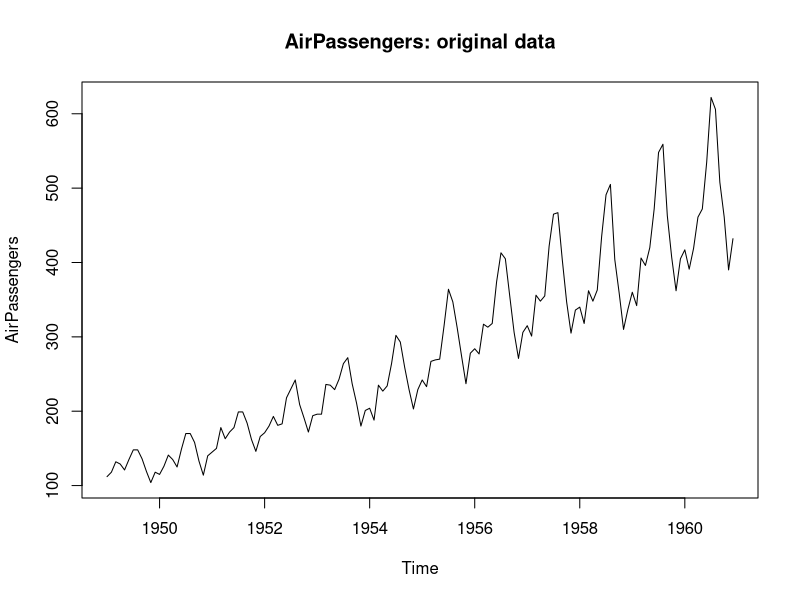
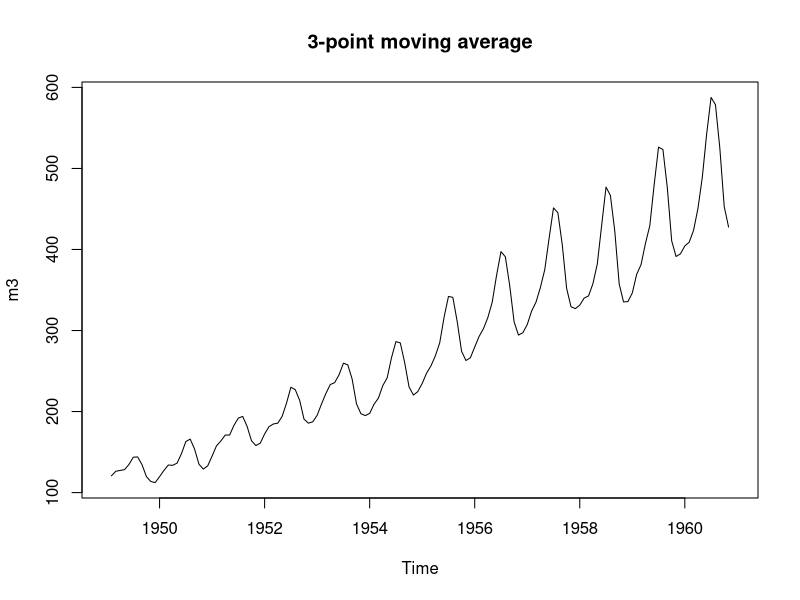
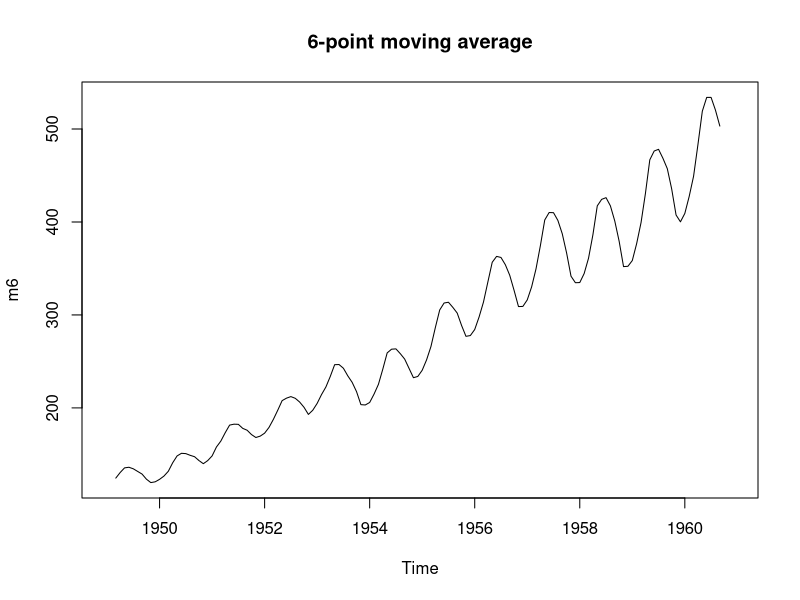
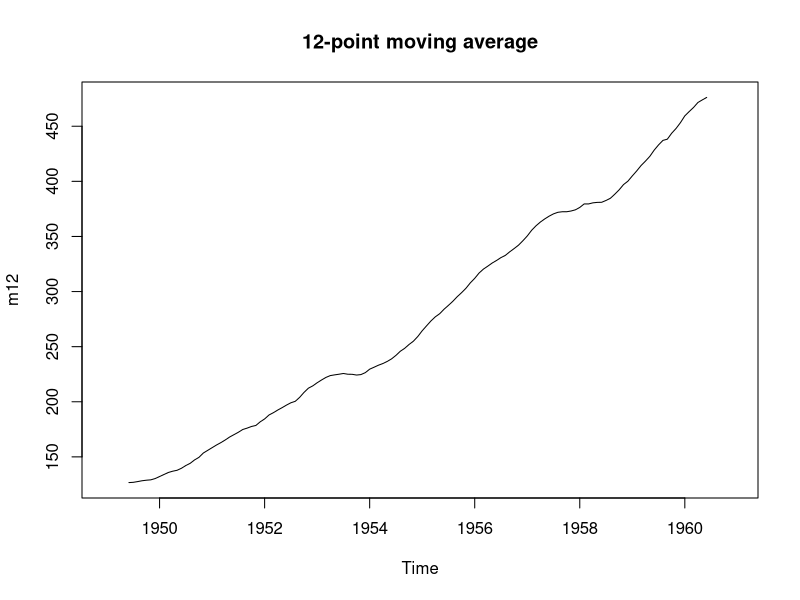
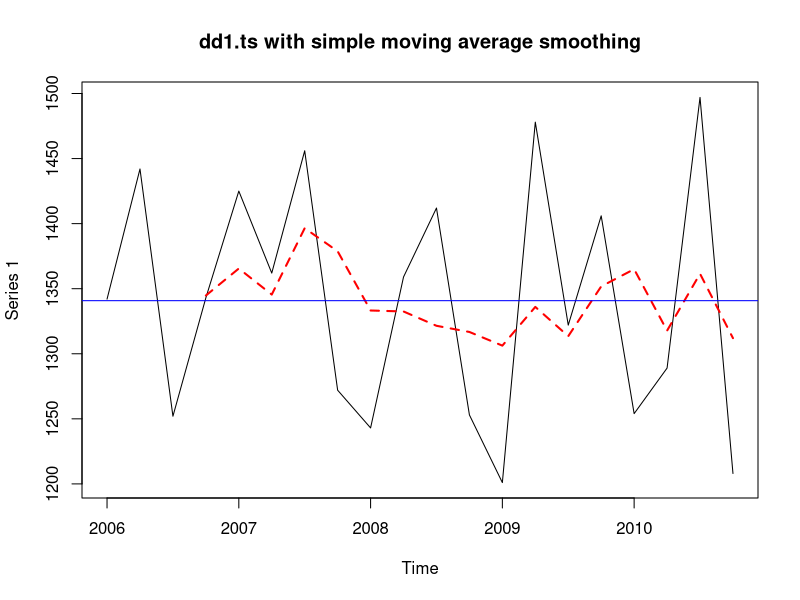
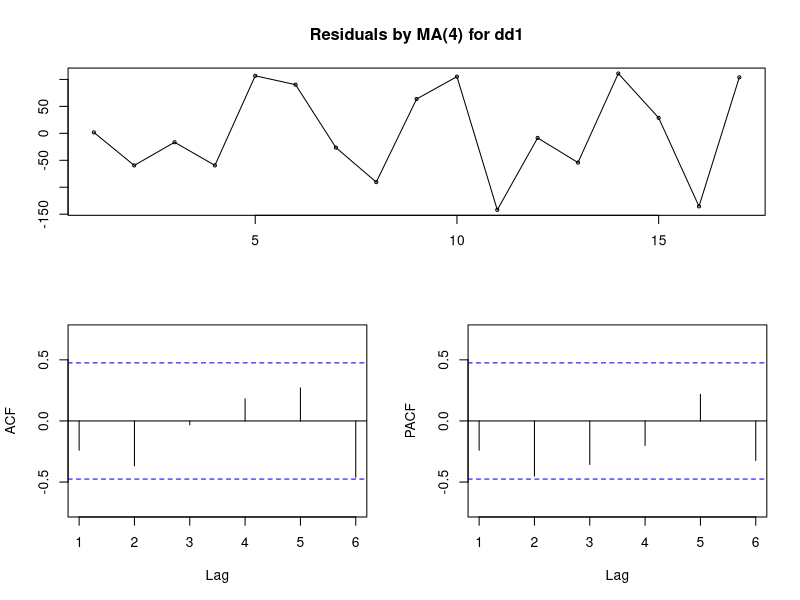
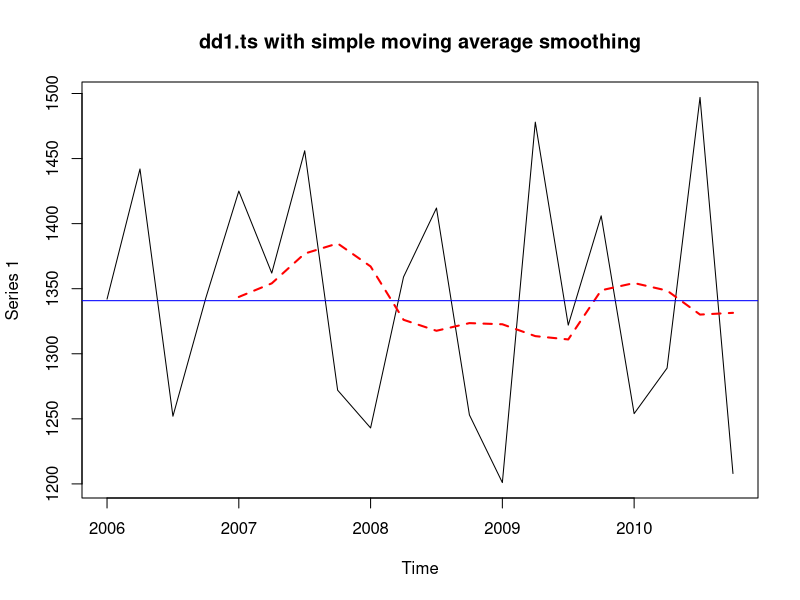
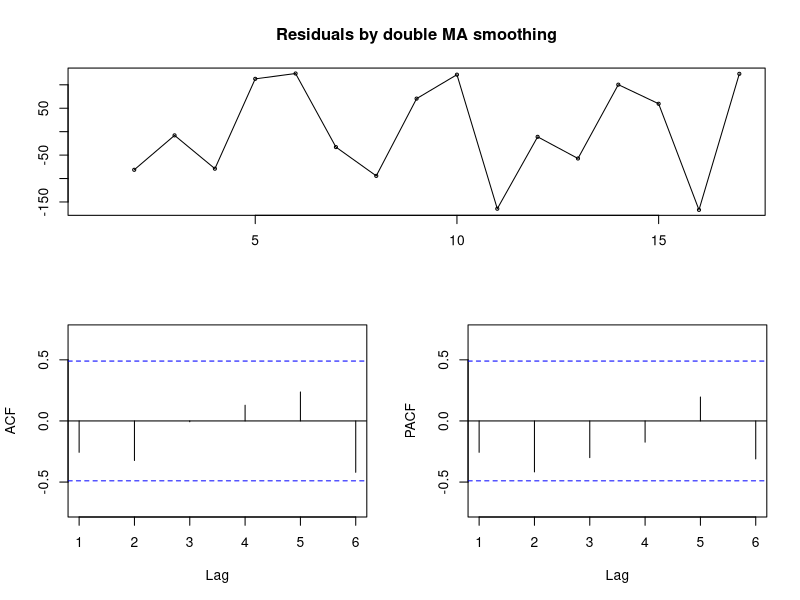

R code for these plots, in order: (Note: this script raises an error after producing the figures.)
## ---- chunk 1
knitr::opts_chunk$set(echo = TRUE)
## ---- chunk 2
data("AirPassengers")
m3 = filter(AirPassengers, filter=rep(1/3,3)) #가중치를 1/3로 동일하게
m6 = filter(AirPassengers, filter=rep(1/6,6))
m12 = filter(AirPassengers, filter=rep(1/12,12))

#비정상성데이터(추세+계절성) - 계절변동의 분산이 커지고 있다
plot(AirPassengers, main="AirPassengers: original data") 
plot(m3, main="3-point moving average")
plot(m6, main="6-point moving average")
plot(m12, main="12-point moving average") #추세만 남게 된다

#moving average - 큰 범위의 추세값은 제거할 수 있게 된다
## ---- chunk 3
library(forecast)
dd1 = matrix(c(1342,1442,1252,1343,1425,1362,1456,1272,1243,
               1359,1412,1253,1201,1478,1322,1406,1254,1289,1497,1208))
dd1.ts = ts(data=dd1, start=c(2006,1), frequency=4)
dd1.ts

ff=filter(dd1.ts, filter=rep(1,4)/4, method="convolution", sides=1) #다항이동평균 - 2006 이전값이 없어 3분기까지 NA
plot(dd1.ts, main="dd1.ts with simple moving average smoothing") +
  lines(ff, col="red", lty=2, lwd=2) + #red; 다항이동평균값
  abline(h=mean(dd1), col="blue") #blue; dd1 data의 평균

#잔차 - smoothing에 따른 모델링이 dd1.ts를 잘 설명하였는가: 예측오차값이 작고 추세가 없어야 한다
res=ff[-1:-3,]-dd1.ts[-1:-3,] #ff: 2006 3분기까지 데이터 없으므로 dd1.ts도 같이 뺀다
tsdisplay(res, main="Residuals by MA(4) for dd1") #잔차의 시계열분포, ACF, PACF 함께 출력
                                                  #잔차가 정상성을 보임을 알 수 있다.
Box.test(res, type="Box-Pierce") #귀무가설:TS is independent(독립성이 있다)
                                 #p-value가 0.3229이므로 귀무가설 기각하지 못한다.
                                 #즉, 잔차가 자기상관이 없다
## ---- chunk 4
ff1 = filter(dd1.ts, filter=rep(1,3)/3, method="convolution", sides=1)
ff2 = filter(ff1, filter=rep(1,3)/3, method="convolution", sides=1) #한번더 smoothing

plot(dd1.ts, main="dd1.ts with simple moving average smoothing") +
  lines(ff2, col="red", lty=2, lwd=2) + #ff1보다 좀더 smoothing
  abline(h=mean(dd1), col="blue")

res = ff2[-1:-3,]-dd1.ts[-1:-3,]
tsdisplay(res, main="Residuals by double MA smoothing")
Box.test(res, type="Box-Pierce") #H0 : TS is independent
## ---- chunk 5
mm1 = ma(dd1.ts, order=4, centre=F) #산정기준 중심이 없는 경우 - t번째 뒤의 4개(t, t-1, t-2, t-3)
mm3 = ma(dd1.ts, order=3, centre=T) #산정기준 중심이 있는 경우 - t번째 앞,뒤로 3개(t-1, t, t+1)
mm4 = ma(mm3, order=3, centre=T) #이중이동평균

res3 = mm4-dd1.ts 
Box.test(res3)

#forecast - 미래의 2개 예측(h=2)
#band(lo80, hi80, lo95, hi95를 가지고 예측 범위 표현)
plot(forecast(mm1, h=2), main="forecast simple MA") #missing_values 존재
plot(forecast(mm4, h=2), main="forecast simple MA")

f1 = forecast(mm1, h=1)
f1
f4 = forecast(mm4, h=1)
f4

#실제값과 예측값 정확도 - RMSE가 작을수록 정확하다
accuracy(f1)
accuracy(f4)
## ---- chunk 6
ho = HoltWinters(dd1.ts, alpha=0.1, beta=F, gamma=F) #단순지수평활법
                #beta=F:no trend, gamma=F:no seasonal effect
ho
ho$fitted #xhat: 예측값
plot(ho)
## ---- chunk 7
#최적의 alpha: 예측오차와 관련된 MA,RMSE 등이 가장 작은 alpha -> HoltWinters가 스스로 찾아줌
ha = HoltWinters(dd1.ts, beta=F, gamma=F)
ha
ha$fitted
plot(ha) #red line이 fitted value => fitting값이 매우 유사
         #alpha가 작아지면서 변동성이 없어진 것을 알 수 있다
## ---- chunk 8
fa= forecast(ha)
names(fa) #fa의 component
fa$fitted
fa$residuals
tsdisplay(fa$residual)
Box.test(fa$residual, type="Box-Pierce") #H0:독립성이 있다. =>자기상관없다

#잔차에 대한 histogram
hist(fa$residual, 10, probability=T, col="light blue", 
     xlab="Time", ylab="Residuals",main="Histogram of Residuals")
points(density(fa$residuals[-1], bw=30), type='l', col="red", lwd=2)
title("\n \n - simple exponential smoothing")
## ---- chunk 9
fa = forecast(ha, h=8)
fa #8개의 point에 대한 예측
accuracy(fa)

plot(forecast(ha, h=4)) +#forecast : 80%, 95% significant level
  lines(fa$fitted, col="red", lty=2, lwd=2) #fitted value

plot(forecast(ha, h=4, fan=T)) + #fan=T : 51%-99% significant level(현실적인 예측값을 볼 수 있다)
  lines(fa$fitted, col="red", lty=2, lwd=2)
